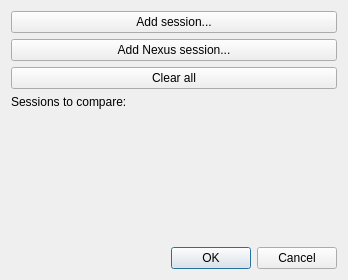
<?xml version="1.0" encoding="UTF-8"?>
<ui version="4.0">
 <class>Dialog</class>
 <widget class="QDialog" name="Dialog">
  <property name="geometry">
   <rect>
    <x>0</x>
    <y>0</y>
    <width>348</width>
    <height>280</height>
   </rect>
  </property>
  <property name="windowTitle">
   <string>Dialog</string>
  </property>
  <layout class="QVBoxLayout" name="verticalLayout">
   <item>
    <layout class="QGridLayout" name="gridLayout">
     <item row="4" column="0" colspan="2">
      <widget class="QLabel" name="lblSessions">
       <property name="text">
        <string/>
       </property>
      </widget>
     </item>
     <item row="5" column="0">
      <spacer name="verticalSpacer">
       <property name="orientation">
        <enum>Qt::Vertical</enum>
       </property>
       <property name="sizeHint" stdset="0">
        <size>
         <width>20</width>
         <height>40</height>
        </size>
       </property>
      </spacer>
     </item>
     <item row="3" column="0">
      <widget class="QLabel" name="label">
       <property name="text">
        <string>Sessions to compare:</string>
       </property>
      </widget>
     </item>
     <item row="0" column="0" colspan="2">
      <widget class="QPushButton" name="btnBrowseSession">
       <property name="text">
        <string>Add session...</string>
       </property>
      </widget>
     </item>
     <item row="1" column="0" colspan="2">
      <widget class="QPushButton" name="btnAddNexusSession">
       <property name="text">
        <string>Add Nexus session...</string>
       </property>
      </widget>
     </item>
     <item row="2" column="0" colspan="2">
      <widget class="QPushButton" name="btnClear">
       <property name="text">
        <string>Clear all</string>
       </property>
      </widget>
     </item>
    </layout>
   </item>
   <item>
    <widget class="QDialogButtonBox" name="buttonBox">
     <property name="orientation">
      <enum>Qt::Horizontal</enum>
     </property>
     <property name="standardButtons">
      <set>QDialogButtonBox::Cancel|QDialogButtonBox::Ok</set>
     </property>
    </widget>
   </item>
  </layout>
 </widget>
 <resources/>
 <connections>
  <connection>
   <sender>buttonBox</sender>
   <signal>accepted()</signal>
   <receiver>Dialog</receiver>
   <slot>accept()</slot>
   <hints>
    <hint type="sourcelabel">
     <x>248</x>
     <y>254</y>
    </hint>
    <hint type="destinationlabel">
     <x>157</x>
     <y>274</y>
    </hint>
   </hints>
  </connection>
  <connection>
   <sender>buttonBox</sender>
   <signal>rejected()</signal>
   <receiver>Dialog</receiver>
   <slot>reject()</slot>
   <hints>
    <hint type="sourcelabel">
     <x>316</x>
     <y>260</y>
    </hint>
    <hint type="destinationlabel">
     <x>286</x>
     <y>274</y>
    </hint>
   </hints>
  </connection>
 </connections>
</ui>
